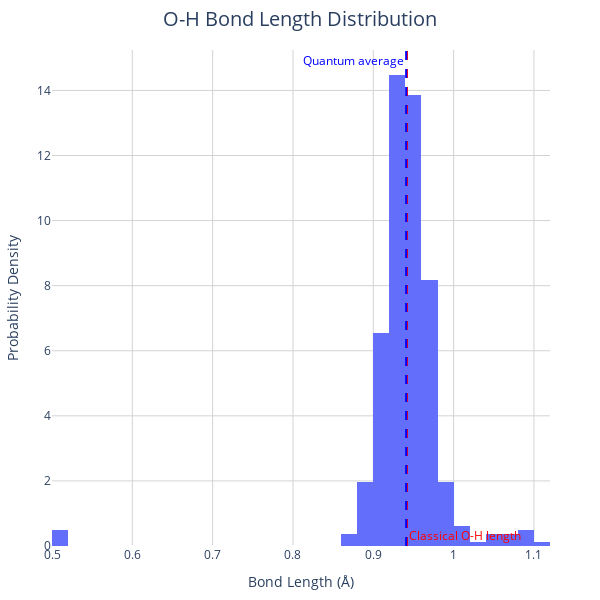

This figure's notebook cell:
### Markdown cell above
## 3. Bond Length Analysis

Both classical MD and PIMD show distributions of bond lengths, but for different physical reasons:

### Classical MD Distribution:
- Thermal fluctuations cause bonds to vibrate
- Distribution width increases with temperature
- Symmetric distribution around equilibrium length
- Bond vibrations follow classical mechanics

### PIMD Additional Features:
- Each atom is represented by P beads (ring polymer)
- Distribution includes both:
  1. Thermal fluctuations (as in classical MD)
  2. Quantum zero-point motion and tunneling effects
- Generally wider distribution than classical MD
- Often shows asymmetry due to anharmonicity

### Calculation Method:
1. For each frame in the trajectory:
   - Calculate O-H distances for all P beads
   - This gives P×2 distances (2 hydrogens) per frame
2. Combine all distances into one distribution:
   - All frames
   - All beads
   - Both O-H bonds

### Mathematical Expression:
For frame $t$, bead $i$, the O-H bond length is:

$r_{OH}^{(i,t)} = ||\mathbf{r}_H^{(i,t)} - \mathbf{r}_O^{(i,t)}||$

Total number of bond lengths = (number of frames) × (number of beads) × 2

The following cell performs this analysis and plots the resulting distribution.

### Code cell
def calculate_bond_lengths(positions):
    """Calculate O-H bond lengths in water molecule"""
    oh1 = np.linalg.norm(positions[:, 1] - positions[:, 0], axis=1)
    oh2 = np.linalg.norm(positions[:, 2] - positions[:, 0], axis=1)
    return oh1, oh2

# Calculate all O-H bond lengths
all_oh1, all_oh2 = [], []
for traj in trajectories:
    oh1, oh2 = calculate_bond_lengths(traj)
    all_oh1.extend(oh1)
    all_oh2.extend(oh2)
all_bonds = all_oh1 + all_oh2

# Create distribution plot
fig = go.Figure()
fig.add_trace(
    go.Histogram(
        x=all_bonds,
        nbinsx=50,
        name='O-H bonds',
        histnorm='probability density',
        hovertemplate='Bond Length: %{x:.3f} Å<br>Density: %{y:.3f}<extra></extra>'
    )
)

# Add reference lines
classical_length = 0.9419
mean_length = np.mean(all_bonds)
fig.add_vline(x=classical_length, line_dash="dash", line_color="red",
              annotation_text="Classical O-H length", annotation_position="bottom right",
              annotation=dict(font=dict(color="red")))
fig.add_vline(x=mean_length, line_dash="dash", line_color="blue",
              annotation_text="Quantum average", annotation_position="top left",
              annotation=dict(font=dict(color="blue")))

# Configure plot
fig.update_layout(
    plotly_layout,
    title={
        'text': 'O-H Bond Length Distribution',
        'font': {'size': 20},
        'y': 0.98,
        'x': 0.5,
        'xanchor': 'center',
        'yanchor': 'top'
    },
    xaxis_title='Bond Length (Å)',
    yaxis_title='Probability Density'
)
fig.show()

# Analyze quantum effects
std_length = np.std(all_bonds)
elongation = mean_length - classical_length
print("\nQuantum Effects on O-H Bond:")
print("-" * 30)
print(f"Classical length:     {classical_length:.4f} Å")
print(f"Quantum average:      {mean_length:.4f} Å")
print(f"Quantum elongation:   {elongation:.4f} Å  ({(elongation/classical_length)*100:.1f}%)")
print(f"Distribution width:   ±{2*std_length:.4f} Å  (95% confidence)")

### Figure 1 — Plotly figure (JSON) as saved in the notebook; plotly's stock layout.template omitted (floating-point values rounded to 4 significant figures; data arrays with more than 128 entries replaced by an {"elided": "..."} marker saying what was removed)
{"data": [{"histnorm": "probability density", "hovertemplate": "Bond Length: %{x:.3f} Å<br>Density: %{y:.3f}<extra></extra>", "name": "O-H bonds", "nbinsx": 50, "type": "histogram", "x": {"elided": "404 float values"}}], "layout": {"annotations": [{"font": {"color": "red"}, "showarrow": false, "text": "Classical O-H length", "x": 0.9419, "xanchor": "left", "xref": "x", "y": 0, "yanchor": "bottom", "yref": "y domain"}, {"font": {"color": "blue"}, "showarrow": false, "text": "Quantum average", "x": 0.9409, "xanchor": "right", "xref": "x", "y": 1, "yanchor": "top", "yref": "y domain"}], "font": {"size": 12}, "height": 600, "hovermode": "closest", "margin": {"b": 50, "l": 50, "r": 50, "t": 50}, "plot_bgcolor": "white", "shapes": [{"line": {"color": "red", "dash": "dash"}, "type": "line", "x0": 0.9419, "x1": 0.9419, "xref": "x", "y0": 0, "y1": 1, "yref": "y domain"}, {"line": {"color": "blue", "dash": "dash"}, "type": "line", "x0": 0.9409, "x1": 0.9409, "xref": "x", "y0": 0, "y1": 1, "yref": "y domain"}], "title": {"font": {"size": 20}, "text": "O-H Bond Length Distribution", "x": 0.5, "xanchor": "center", "y": 0.98, "yanchor": "top"}, "width": 600, "xaxis": {"gridcolor": "LightGray", "gridwidth": 1, "showgrid": true, "title": {"text": "Bond Length (Å)"}}, "yaxis": {"gridcolor": "LightGray", "gridwidth": 1, "showgrid": true, "title": {"text": "Probability Density"}}}}
